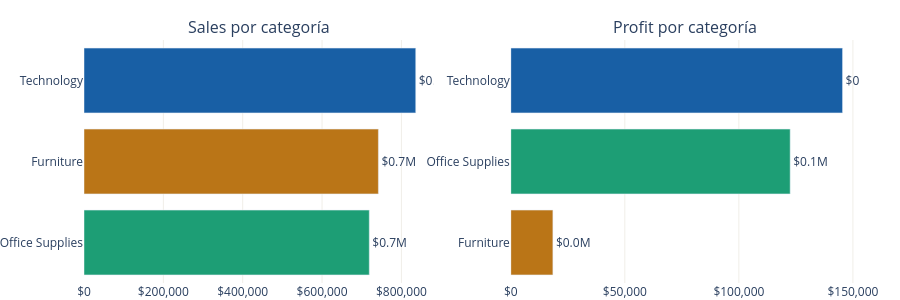

The cell this chart's notebook holds for it:
### Code cell
fig = make_subplots(rows=1, cols=2,
    subplot_titles=["Sales por categoría", "Profit por categoría"])

for i, metric in enumerate(["Sales", "Profit"], start=1):
    cat_sorted = cat.sort_values(metric)
    fig.add_trace(
        go.Bar(
            x=cat_sorted[metric], y=cat_sorted["Category"],
            orientation="h",
            marker_color=[CAT_COLORS[c] for c in cat_sorted["Category"]],
            text=[f"${v/1e6:.1f}M" for v in cat_sorted[metric]],
            textposition="outside",
            showlegend=False,
        ), row=1, col=i
    )

fig.update_layout(
    height=300, plot_bgcolor="white", paper_bgcolor="white",
    margin=dict(l=0, r=40, t=40, b=0),
)
fig.update_xaxes(showgrid=True, gridcolor="#F0EEE8", tickprefix="$", tickformat=",.0f")
fig.show()

### Figure 1 — Plotly figure (JSON) as saved in the notebook; plotly's stock layout.template omitted (floating-point values rounded to 4 significant figures)
{"data": [{"marker": {"color": ["#1D9E75", "#BA7517", "#185FA5"]}, "orientation": "h", "showlegend": false, "text": ["$0.7M", "$0.7M", "$0.8M"], "textposition": "outside", "type": "bar", "x": [719000.0, 742000.0, 836200.0], "xaxis": "x", "y": ["Office Supplies", "Furniture", "Technology"], "yaxis": "y"}, {"marker": {"color": ["#BA7517", "#1D9E75", "#185FA5"]}, "orientation": "h", "showlegend": false, "text": ["$0.0M", "$0.1M", "$0.1M"], "textposition": "outside", "type": "bar", "x": [18450.0, 122500.0, 145500.0], "xaxis": "x2", "y": ["Furniture", "Office Supplies", "Technology"], "yaxis": "y2"}], "layout": {"annotations": [{"font": {"size": 16}, "showarrow": false, "text": "Sales por categoría", "x": 0.225, "xanchor": "center", "xref": "paper", "y": 1, "yanchor": "bottom", "yref": "paper"}, {"font": {"size": 16}, "showarrow": false, "text": "Profit por categoría", "x": 0.775, "xanchor": "center", "xref": "paper", "y": 1, "yanchor": "bottom", "yref": "paper"}], "height": 300, "margin": {"b": 0, "l": 0, "r": 40, "t": 40}, "paper_bgcolor": "white", "plot_bgcolor": "white", "xaxis": {"anchor": "y", "domain": [0, 0.45], "gridcolor": "#F0EEE8", "showgrid": true, "tickformat": ",.0f", "tickprefix": "$"}, "xaxis2": {"anchor": "y2", "domain": [0.55, 1], "gridcolor": "#F0EEE8", "showgrid": true, "tickformat": ",.0f", "tickprefix": "$"}, "yaxis": {"anchor": "x", "domain": [0, 1]}, "yaxis2": {"anchor": "x2", "domain": [0, 1]}}}
